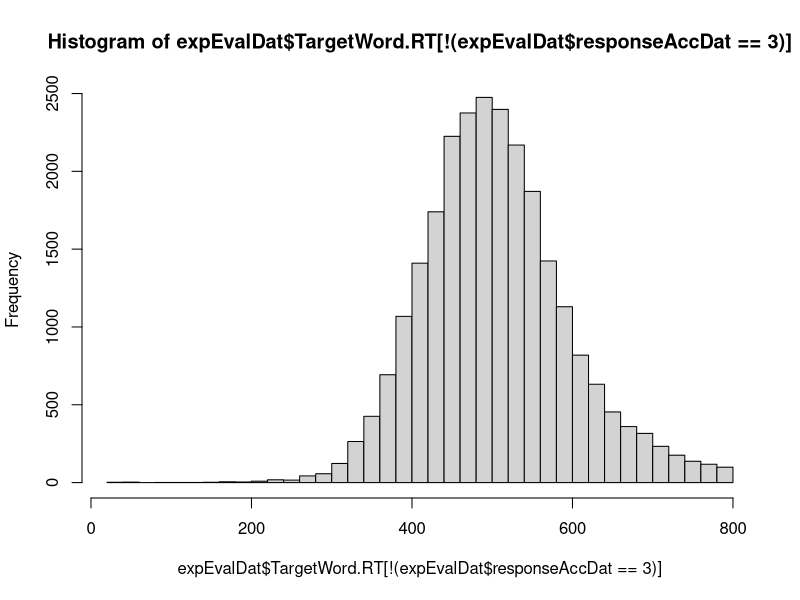
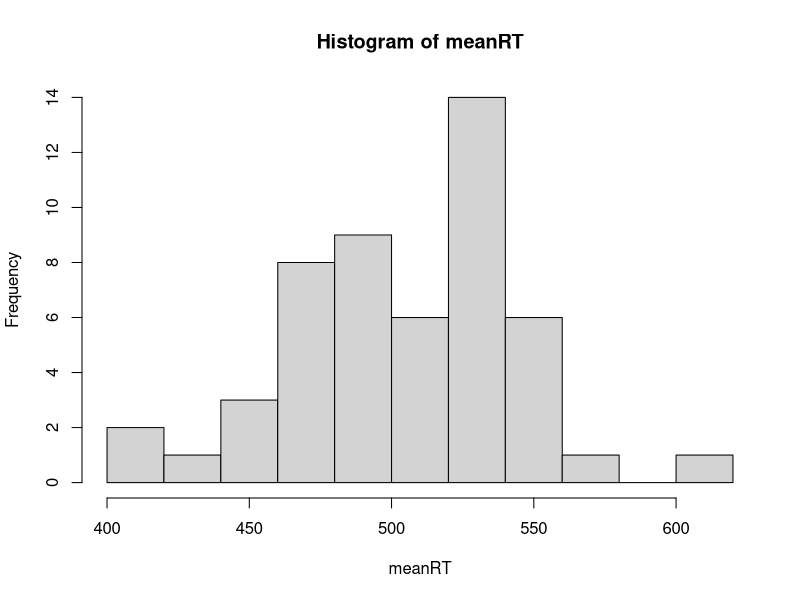
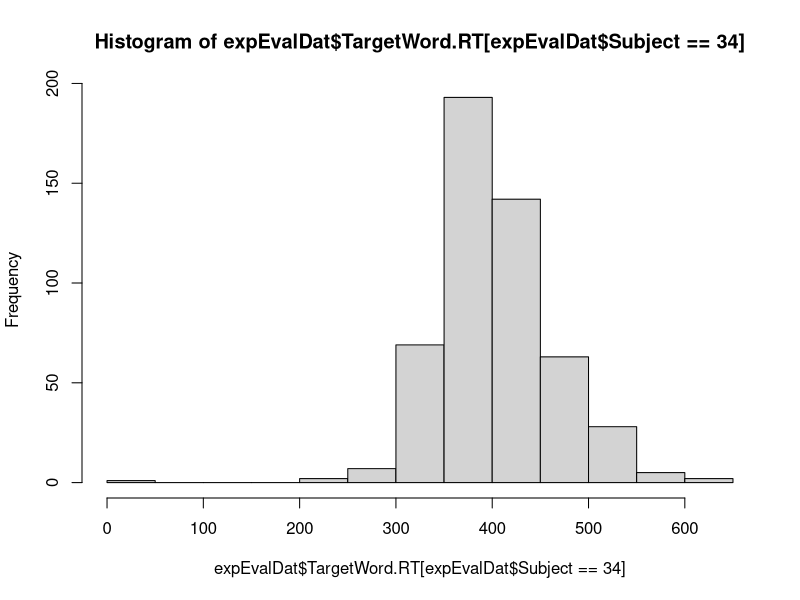
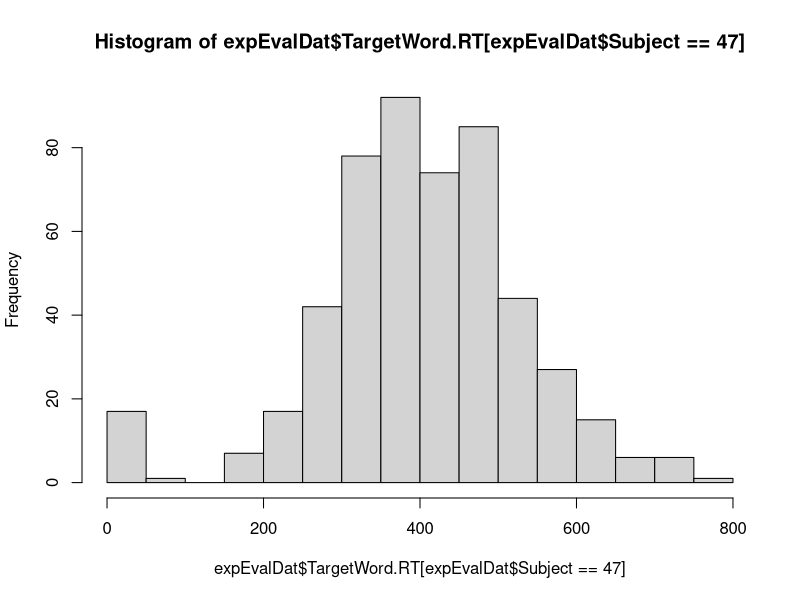
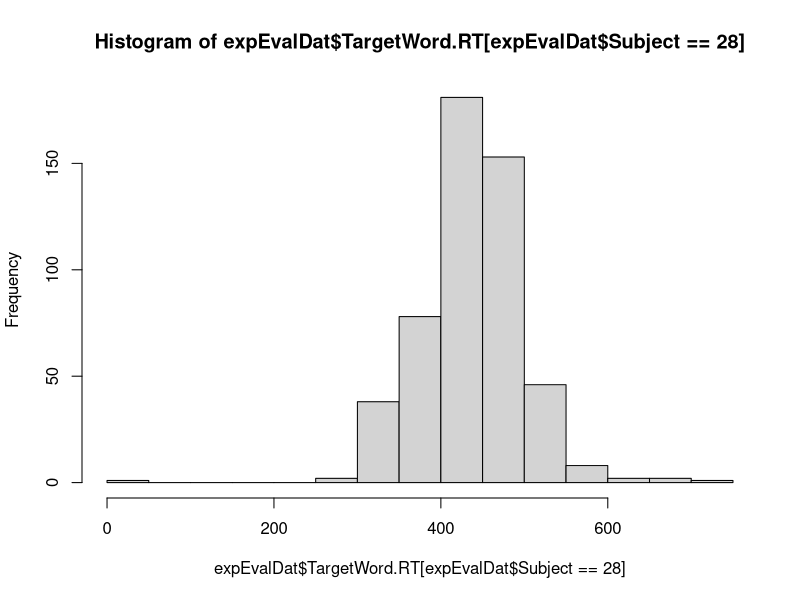
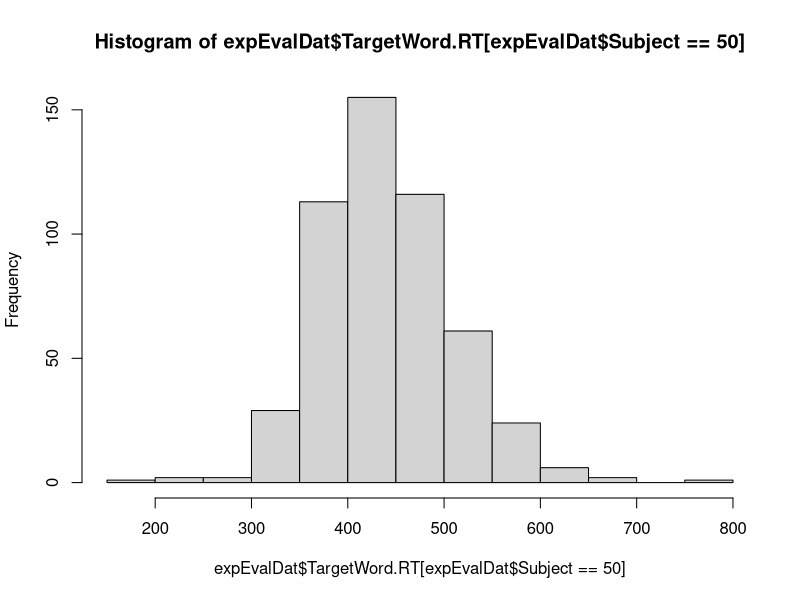
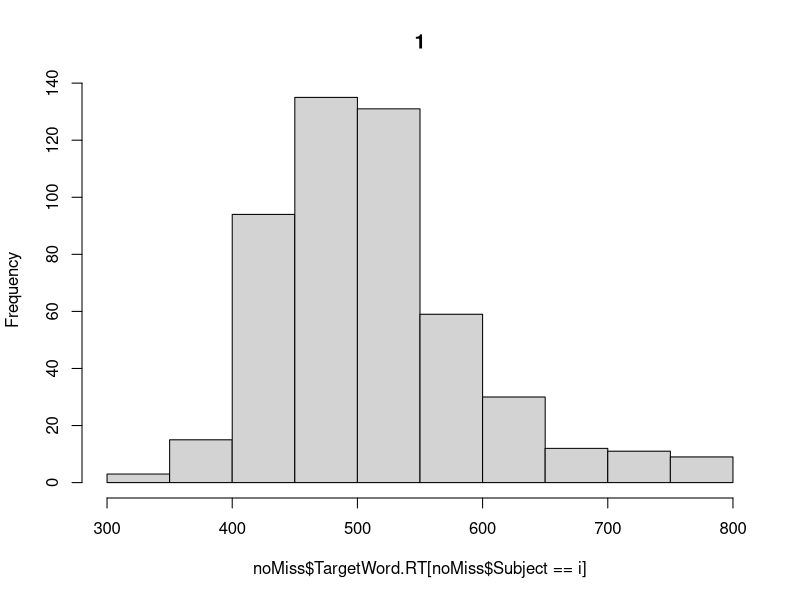
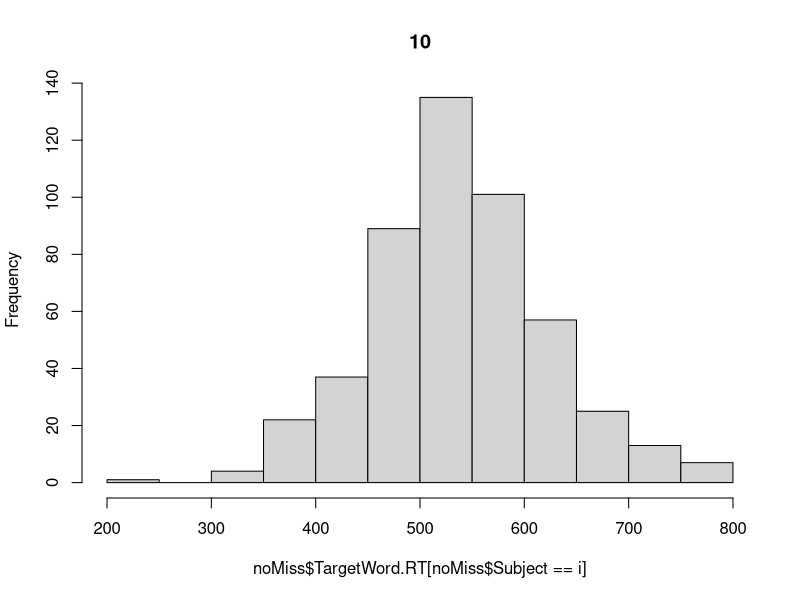

Source code (R) for these figures, in order: (Note: this script raises an error after producing the figures.)
require(dplyr)
require(tidyr)

evalDat = read.delim("./Behavioral/evalDat.txt")
# includes practice trials
# 512 trials per subject
# Practice: Trial = 1, SubTrial = 1...16
# First half: Trial = 2, SubTrial = 1...256
# Second half: Trial = 3, SubTrial = 256...512

expEvalDat = evalDat[evalDat$Trial != 1,]  # takes out practice trials
expEvalDat$Subject = factor(expEvalDat$Subject)

# look at distribution of RTs
hist(expEvalDat$TargetWord.RT[!(expEvalDat$responseAccDat == 3)], breaks = 30) # looks really nicely distributed

# look at distribution of subject mean RTs (taking out misses)
noMiss = expEvalDat[!(expEvalDat$responseAccDat == 3),]

# tapply(Summary Variable, Group Variable, Function)
meanRT = tapply(noMiss$TargetWord.RT, noMiss$Subject, mean)
hist(meanRT) 
sort(meanRT)

# look at subjects with short mean RT
hist(expEvalDat$TargetWord.RT[expEvalDat$Subject == 34], breaks = 20)
hist(expEvalDat$TargetWord.RT[expEvalDat$Subject == 47], breaks = 20)
hist(expEvalDat$TargetWord.RT[expEvalDat$Subject == 28], breaks = 20)
hist(expEvalDat$TargetWord.RT[expEvalDat$Subject == 50], breaks = 20)

# histograms for all subjects's RTs separately
for (i in unique(noMiss$Subject)) {
  hist(noMiss$TargetWord.RT[noMiss$Subject == i], main = i, breaks = 15)
}


# look at average RTs for each condition
tapply(noMiss$TargetWord.RT, noMiss$TrialType, mean)
# FUCK!!!

# even for just correct trials?
corTrials = noMiss[noMiss$TargetWord.ACC==1,]
tapply(corTrials$TargetWord.RT, corTrials$TrialType, mean)
# DOUBLE FUCK!!!

require(ggplot2)
ggplot(corTrials, aes(faceRace, TargetWord.RT, fill = wordVal)) +
  stat_summary(fun.y = mean, geom = "bar", position = "dodge") +
  stat_summary(fun.data = mean_cl_normal, geom = "errorbar", position = position_dodge(width=.9), width = .2) +
  facet_wrap(~FixArea) +
  coord_cartesian(ylim=c(475, 530)) +
  ggtitle("All blocks, correct trials")

# simple anovas for effect of valence 
wide = summarise(group_by(corTrials, faceRace, wordVal, FixArea, Subject), meanRT = mean(TargetWord.RT))

# effect of valence in Black trials
aov(meanRT ~ wordVal + # IVs of interest. In nonorthoganal design, order matters 
      Error(Subject/(wordVal)), # need to add error term for within subjects variables (ie repeated measures)
    data = wide[wide$faceRace == "Black",]) %>% 
  summary()

# effect of valence in White trials
aov(meanRT ~ wordVal + # IVs of interest. In nonorthoganal design, order matters 
      Error(Subject/(wordVal)), # need to add error term for within subjects variables (ie repeated measures)
    data = wide[wide$faceRace == "White",]) %>% 
  summary()

############## Break down by block #################################################

# Look at RT by block: getting faster
tapply(corTrials$TargetWord.RT, corTrials$Chunk, mean)

# Just block 1
ggplot(corTrials[corTrials$Chunk == 1,], aes(faceRace, TargetWord.RT, fill = wordVal)) +
  stat_summary(fun.y = mean, geom = "bar", position = "dodge") +
  stat_summary(fun.data = mean_cl_normal, geom = "errorbar", position = position_dodge(width=.9), width = .2) +
  facet_wrap(~FixArea) +
  coord_cartesian(ylim=c(450, 550)) +
  ggtitle("Block 1")

# Just block 2
ggplot(corTrials[corTrials$Chunk == 2,], aes(faceRace, TargetWord.RT, fill = wordVal)) +
  stat_summary(fun.y = mean, geom = "bar", position = "dodge") +
  stat_summary(fun.data = mean_cl_normal, geom = "errorbar", position = position_dodge(width=.9), width = .2) +
  facet_wrap(~FixArea) +
  coord_cartesian(ylim=c(450, 550)) +
  ggtitle("Block 2")

# Just block 3
ggplot(corTrials[corTrials$Chunk == 3,], aes(faceRace, TargetWord.RT, fill = wordVal)) +
  stat_summary(fun.y = mean, geom = "bar", position = "dodge") +
  stat_summary(fun.data = mean_cl_normal, geom = "errorbar", position = position_dodge(width=.9), width = .2) +
  facet_wrap(~FixArea) +
  coord_cartesian(ylim=c(450, 550)) +
  ggtitle("Block 3")

# just block 4
ggplot(corTrials[corTrials$Chunk == 4,], aes(faceRace, TargetWord.RT, fill = wordVal)) +
  stat_summary(fun.y = mean, geom = "bar", position = "dodge") +
  stat_summary(fun.data = mean_cl_normal, geom = "errorbar", position = position_dodge(width=.9), width = .2) +
  facet_wrap(~FixArea) +
  coord_cartesian(ylim=c(450, 550)) +
  ggtitle("Block 4")




require(lme4)
require(lmerTest)

# check if subject and stimulus should be used as grouping variables
# intercept-only model

# no predictors- look at how intercept varies by face stimulus, word stimulus, and subject
m1 <- lmer(TargetWord.RT ~ 1 + (1|PrimePic) +(1|TargetWord) + (1|Subject) , data=corTrials) 
summary(m1)

# investigate whether random effects of each are different from 0
m2a <- lmer(TargetWord.RT ~ 1 + (1|TargetWord) + (1|Subject), data=corTrials)
anova(m1, m2a) # can take out PrimePic as random effect

m2b <- lmer(TargetWord.RT ~ 1 + (1|PrimePic) + (1|Subject), data=corTrials)
anova(m1, m2b) # leave in TargetWord as random effect

m2c <- lmer(TargetWord.RT ~ 1 + (1|TargetWord) + (1|PrimePic), data=corTrials)
anova(m1, m2c) # should leave subject in as random effect

# next step: include fixed effects (ie trial condition)

m4 <- lmer(TargetWord.RT ~ 1 + faceRace * wordVal * FixArea + (1|Subject) + (1|TargetWord), data=corTrials)
summary(m4)

# looking just at eyes fixation: main effect of wordVal and wordVal x FaceRace interaction
m5 <- lmer(TargetWord.RT ~ 1 + faceRace * wordVal + (1|Subject) + (1|TargetWord), data=corTrials[corTrials$FixArea == "eyes",])
summary(m5)
